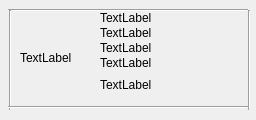
<?xml version="1.0" encoding="UTF-8"?>
<ui version="4.0">
 <class>LivraisonSousResponsable</class>
 <widget class="QWidget" name="LivraisonSousResponsable">
  <property name="geometry">
   <rect>
    <x>0</x>
    <y>0</y>
    <width>256</width>
    <height>120</height>
   </rect>
  </property>
  <property name="windowTitle">
   <string>Widget</string>
  </property>
  <widget class="QLabel" name="Photo">
   <property name="geometry">
    <rect>
     <x>20</x>
     <y>20</y>
     <width>75</width>
     <height>75</height>
    </rect>
   </property>
   <property name="text">
    <string>TextLabel</string>
   </property>
  </widget>
  <widget class="QLabel" name="NomProduit">
   <property name="geometry">
    <rect>
     <x>100</x>
     <y>10</y>
     <width>120</width>
     <height>15</height>
    </rect>
   </property>
   <property name="text">
    <string>TextLabel</string>
   </property>
  </widget>
  <widget class="QLabel" name="Adresse">
   <property name="geometry">
    <rect>
     <x>100</x>
     <y>55</y>
     <width>120</width>
     <height>15</height>
    </rect>
   </property>
   <property name="text">
    <string>TextLabel</string>
   </property>
  </widget>
  <widget class="QLabel" name="Quantite">
   <property name="geometry">
    <rect>
     <x>100</x>
     <y>25</y>
     <width>120</width>
     <height>15</height>
    </rect>
   </property>
   <property name="text">
    <string>TextLabel</string>
   </property>
  </widget>
  <widget class="QLabel" name="Erreur">
   <property name="geometry">
    <rect>
     <x>100</x>
     <y>70</y>
     <width>150</width>
     <height>30</height>
    </rect>
   </property>
   <property name="text">
    <string>&lt;html&gt;&lt;head/&gt;&lt;body&gt;&lt;p&gt;TextLabel&lt;/p&gt;&lt;/body&gt;&lt;/html&gt;</string>
   </property>
  </widget>
  <widget class="Line" name="line">
   <property name="geometry">
    <rect>
     <x>8</x>
     <y>5</y>
     <width>240</width>
     <height>10</height>
    </rect>
   </property>
   <property name="orientation">
    <enum>Qt::Horizontal</enum>
   </property>
  </widget>
  <widget class="Line" name="line_3">
   <property name="geometry">
    <rect>
     <x>8</x>
     <y>10</y>
     <width>5</width>
     <height>100</height>
    </rect>
   </property>
   <property name="orientation">
    <enum>Qt::Vertical</enum>
   </property>
  </widget>
  <widget class="Line" name="line_2">
   <property name="geometry">
    <rect>
     <x>8</x>
     <y>105</y>
     <width>240</width>
     <height>5</height>
    </rect>
   </property>
   <property name="orientation">
    <enum>Qt::Horizontal</enum>
   </property>
  </widget>
  <widget class="Line" name="line_4">
   <property name="geometry">
    <rect>
     <x>248</x>
     <y>10</y>
     <width>3</width>
     <height>100</height>
    </rect>
   </property>
   <property name="orientation">
    <enum>Qt::Vertical</enum>
   </property>
  </widget>
  <widget class="QLabel" name="Prix">
   <property name="geometry">
    <rect>
     <x>100</x>
     <y>40</y>
     <width>120</width>
     <height>15</height>
    </rect>
   </property>
   <property name="text">
    <string>TextLabel</string>
   </property>
  </widget>
 </widget>
 <resources/>
 <connections/>
</ui>
